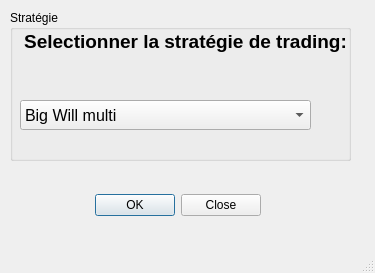
<?xml version="1.0" encoding="UTF-8"?>
<ui version="4.0">
 <class>MainWindow</class>
 <widget class="QMainWindow" name="MainWindow">
  <property name="geometry">
   <rect>
    <x>0</x>
    <y>0</y>
    <width>375</width>
    <height>273</height>
   </rect>
  </property>
  <property name="windowTitle">
   <string>MainWindow</string>
  </property>
  <widget class="QWidget" name="centralwidget">
   <widget class="QDialogButtonBox" name="BGroup">
    <property name="geometry">
     <rect>
      <x>60</x>
      <y>190</y>
      <width>201</width>
      <height>31</height>
     </rect>
    </property>
    <property name="standardButtons">
     <set>QDialogButtonBox::Close|QDialogButtonBox::Ok</set>
    </property>
   </widget>
   <widget class="QGroupBox" name="groupBox1">
    <property name="geometry">
     <rect>
      <x>10</x>
      <y>10</y>
      <width>341</width>
      <height>151</height>
     </rect>
    </property>
    <property name="title">
     <string>Stratégie</string>
    </property>
    <widget class="QComboBox" name="comboBox1">
     <property name="geometry">
      <rect>
       <x>10</x>
       <y>90</y>
       <width>291</width>
       <height>30</height>
      </rect>
     </property>
     <property name="font">
      <font>
       <pointsize>12</pointsize>
      </font>
     </property>
     <property name="layoutDirection">
      <enum>Qt::LeftToRight</enum>
     </property>
     <property name="autoFillBackground">
      <bool>false</bool>
     </property>
     <property name="sizeAdjustPolicy">
      <enum>QComboBox::AdjustToContentsOnFirstShow</enum>
     </property>
     <item>
      <property name="text">
       <string>Big Will multi</string>
      </property>
     </item>
     <item>
      <property name="text">
       <string>Trix simple</string>
      </property>
     </item>
     <item>
      <property name="text">
       <string>Trix Multi</string>
      </property>
     </item>
    </widget>
    <widget class="QLabel" name="label1">
     <property name="geometry">
      <rect>
       <x>10</x>
       <y>20</y>
       <width>331</width>
       <height>61</height>
      </rect>
     </property>
     <property name="font">
      <font>
       <pointsize>14</pointsize>
       <weight>75</weight>
       <bold>true</bold>
      </font>
     </property>
     <property name="mouseTracking">
      <bool>true</bool>
     </property>
     <property name="autoFillBackground">
      <bool>false</bool>
     </property>
     <property name="inputMethodHints">
      <set>Qt::ImhNone</set>
     </property>
     <property name="frameShape">
      <enum>QFrame::NoFrame</enum>
     </property>
     <property name="frameShadow">
      <enum>QFrame::Plain</enum>
     </property>
     <property name="text">
      <string>Selectionner la stratégie de trading:</string>
     </property>
     <property name="textFormat">
      <enum>Qt::AutoText</enum>
     </property>
     <property name="scaledContents">
      <bool>false</bool>
     </property>
     <property name="alignment">
      <set>Qt::AlignHCenter|Qt::AlignTop</set>
     </property>
     <property name="wordWrap">
      <bool>true</bool>
     </property>
    </widget>
   </widget>
  </widget>
  <widget class="QMenuBar" name="menubar">
   <property name="geometry">
    <rect>
     <x>0</x>
     <y>0</y>
     <width>375</width>
     <height>26</height>
    </rect>
   </property>
  </widget>
  <widget class="QStatusBar" name="statusbar"/>
 </widget>
 <resources/>
 <connections/>
</ui>
